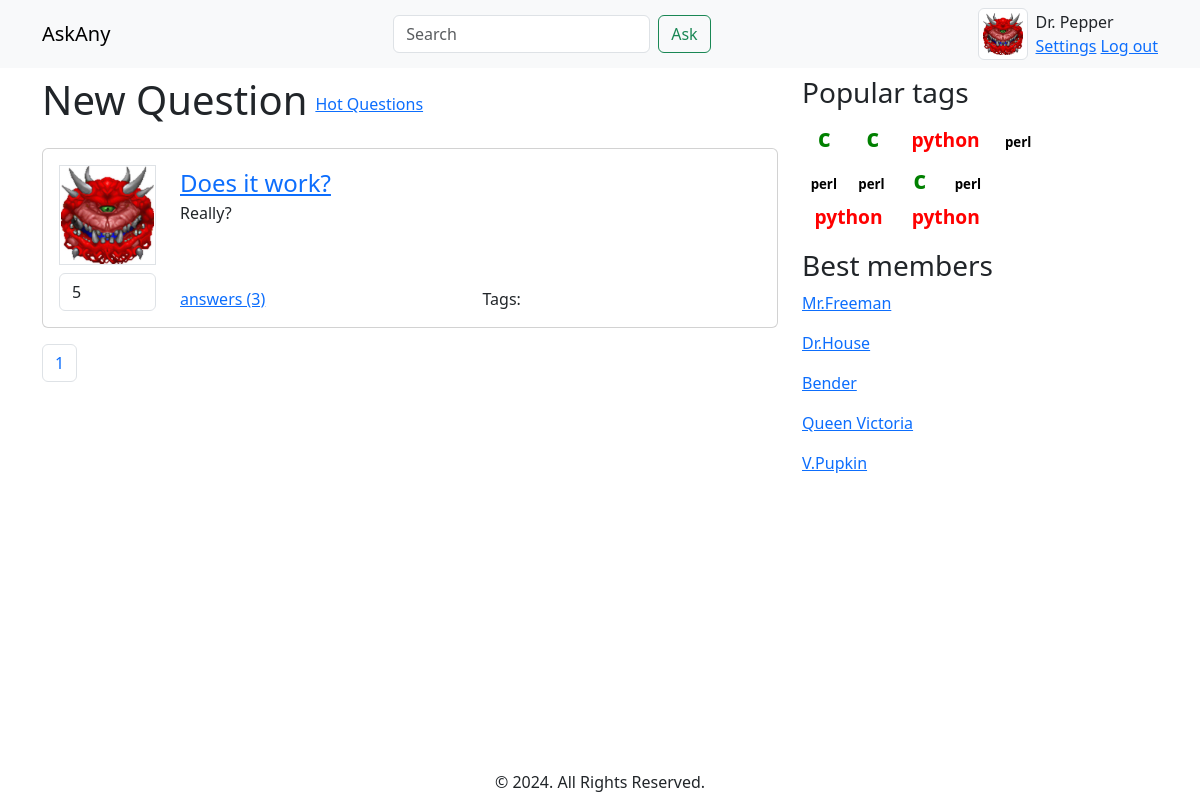
The page / on the database its author committed.
### app/models.py (models this page shows)
class Question(models.Model):
    title = models.CharField(max_length=32)
    text = models.CharField(max_length=512)
    author = models.ForeignKey('User', on_delete=models.PROTECT)

class User(models.Model):
    name = models.CharField(max_length=32)
    avatar = models.ImageField(upload_to='uploads/')
    @property
    def avatar_url(self):
        if self.avatar:
            return f"{self.avatar.name}"
        return None

### app/views.py (the view)
# urls.py: path('', views.index, name='index'),
def index(request):
    page = paginate(models.Question.objects.all(), request, 5)
    return render(request, template_name='index.html', context={
        'questions': page.object_list,
        'page_obj': page,
        'popular_tags': POPULAR_TAGS,
        'best_members': BEST_MEMBERS,
        'user': LOGGED_IN_USER,
        'answers': ANSWERS_NULL})

### app/views.py (called while the page is built)
def paginate(objects_list, request, per_page=5):
    page_num = int(request.GET.get('page', 1))
    paginator = Paginator(objects_list, per_page)
    try:
        page = paginator.page(page_num)
    except PageNotAnInteger:
        page = paginator.page(1)
    except EmptyPage:
        page = paginator.page(paginator.num_pages)
    return page

### templates/index.html
{% extends 'layouts/base.html' %}
{% load static %}
{% block content%}
<div class="d-flex align-items-center gap-2 mb-3">
    <h1>New Question</h1>
    <a href="{% url 'hot' %}">Hot Questions</a>
</div>
<article class="d-flex gap-3 flex-column">
    {% for question in questions %}
        {% include 'layouts/question.html' %}
    {% endfor %}
    {% include 'layouts/pagination.html' %}
</article>
{% endblock %}

### templates/layouts/base.html (shortened to what this page needs)
{% load static %}
<!doctype html>
<html lang="en">
<head>
    <link href="{% static 'bootstrap/css/bootstrap.css' %}" rel="stylesheet">
</head>
<body class="d-flex flex-column min-vh-100">
    <nav class="navbar navbar-expand-lg bg-body-tertiary">
        <div class="container">
            <a class="navbar-brand" href="/">AskAny</a>
            <form class="d-flex" role="search">
                <input class="form-control me-2" type="search" placeholder="Search" aria-label="Search">
                <button class="btn btn-outline-success" type="submit">Ask</button>
            </form>
            {% if user.is_logged %}
                <div class="d-flex gap-2 align-items-center">
                    <div>
                        <img src="{% static "/img/cacodemon.jpg" %}" width="50" height="50" class="img-thumbnail" alt="Avatar">
                    </div>
                    <div class="content">
                        <div class="content__name">Dr. Pepper</div>
                        <div class="content__links">
                            <a href="{% url 'settings' %}">Settings</a>
                            <a href="#">Log out</a>
                        </div>
                    </div>
                </div>
            {% endif %}
        </div>
    </nav>
    <main class="container mt-2 mb-5 flex-grow-1">
        <div class="row">
            <section class="col-8">
                {% block content %}
                {% endblock %}
            </section>
            <aside class="col-3">
                <section class="mb-3">
                    {% include "layouts/popular_tags.html" %}
                </section>
                <section>
                    {% include "layouts/best_members.html" %}
                </section>
            </aside>
        </div>
    </main>
    <footer>
        <div class="text-center">
            <h6>&copy; 2024. All Rights Reserved.</h6>
        </div>
    </footer>
</body>
</html>

### templates/layouts/question.html (shortened to what this page needs)
{% load static %}
{% block content %}
<div class="card">
    <div class="card-body">
        <div class="row">
            <div class="col-2">
                <div style="height: 100px;" class="d-flex border mb-2 w-100 justify-content-center">
                    <img src="{{ question.author.avatar_url }}" alt="Avatar" class="img-fluid rounded-start object-fit-contain h-100 w-auto">
                </div>
                <div>
                    <input type="number" class="form-control" value="5">
                </div>
            </div>
            <div class="col d-flex flex-column justify-content-between">
                <div>
                    <a href="{% url 'question' question.id %}" style="font-size: 1.5em;" class="card-link">{{ question.title }}</a>
                    <p class="card-text">{{ question.text }}</p>
                </div>
                <div class="row">
                    <div class="col">
                        <a href="{% url 'question' question.id %}">answers (3)</a>
                    </div>
                    <div class="col">
                        <span>Tags:</span>
                    </div>
                </div>
            </div>
        </div>
    </div>
</div>
{% endblock %}

### templates/layouts/pagination.html (shortened to what this page needs)
{% load static %}
{% block content %}
<nav aria-label="Page navigation">
    <ul class="pagination">
        <li class="page-item"><a class="page-link" href="#">{{ page_obj.number }}</a></li>
    </ul>
</nav>
{% endblock %}

### templates/layouts/popular_tags.html
{% load static %}
{% block content %}
<h3>Popular tags</h3>
<div>
    {% for tag in popular_tags %}
        <a href="{% url 'tag' tag.title %}" class="badge link-underline link-underline-opacity-0" style="color: {{ tag.color }}; font-size: {{ tag.font_size }};">{{ tag.title }}</a>
    {% endfor %}
</div>
{% endblock %}

### templates/layouts/best_members.html
{% load static %}
{% block content %}
<h3>Best members</h3>
<div class="d-flex flex-column gap-3">
    {% for member in best_members %}
    <a class="d-block" href="{{ member.href }}">{{ member.title }}</a>
    {% endfor %}
</div>
{% endblock %}

### rows shown on the page
Question: author.avatar_url (picture), title "Does it work?", text "Really?"

### other values the page prints
{{ page_obj.number }} "1"
{{ tag.title }} "c" "c" "python" "perl" "perl" "perl" "c" "perl" "python" "python"
{{ member.title }} "Mr.Freeman" "Dr.House" "Bender" "Queen Victoria" "V.Pupkin"
